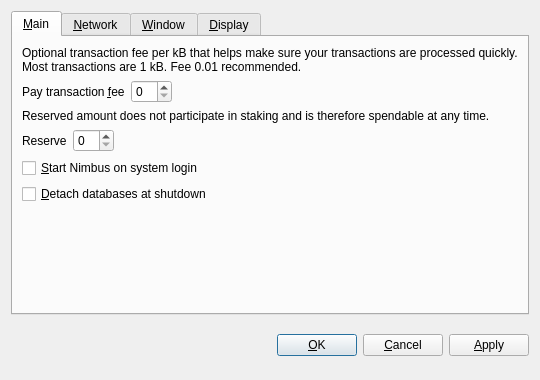
<?xml version="1.0" encoding="UTF-8"?>
<ui version="4.0">
 <class>OptionsDialog</class>
 <widget class="QDialog" name="OptionsDialog">
  <property name="geometry">
   <rect>
    <x>0</x>
    <y>0</y>
    <width>540</width>
    <height>380</height>
   </rect>
  </property>
  <property name="windowTitle">
   <string>Options</string>
  </property>
  <property name="modal">
   <bool>true</bool>
  </property>
  <layout class="QVBoxLayout" name="verticalLayout">
   <item>
    <widget class="QTabWidget" name="tabWidget">
     <property name="tabPosition">
      <enum>QTabWidget::North</enum>
     </property>
     <property name="currentIndex">
      <number>0</number>
     </property>
     <widget class="QWidget" name="tabMain">
      <attribute name="title">
       <string>&amp;Main</string>
      </attribute>
      <layout class="QVBoxLayout" name="verticalLayout_Main">
       <item>
        <widget class="QLabel" name="transactionFeeInfoLabel">
         <property name="text">
          <string>Optional transaction fee per kB that helps make sure your transactions are processed quickly. Most transactions are 1 kB. Fee 0.01 recommended.</string>
         </property>
         <property name="textFormat">
          <enum>Qt::PlainText</enum>
         </property>
         <property name="wordWrap">
          <bool>true</bool>
         </property>
        </widget>
       </item>
       <item>
        <layout class="QHBoxLayout" name="horizontalLayoutFee">
         <item>
          <widget class="QLabel" name="transactionFeeLabel">
           <property name="text">
            <string>Pay transaction &amp;fee</string>
           </property>
           <property name="textFormat">
            <enum>Qt::PlainText</enum>
           </property>
           <property name="buddy">
            <cstring>transactionFee</cstring>
           </property>
          </widget>
         </item>
         <item>
          <widget class="BitcoinAmountField" name="transactionFee"/>
         </item>
         <item>
          <spacer name="horizontalSpacerFee">
           <property name="orientation">
            <enum>Qt::Horizontal</enum>
           </property>
           <property name="sizeHint" stdset="0">
            <size>
             <width>40</width>
             <height>20</height>
            </size>
           </property>
          </spacer>
         </item>
        </layout>
       </item>
       <item>
        <widget class="QLabel" name="reserveBalanceInfoLabel">
         <property name="text">
          <string>Reserved amount does not participate in staking and is therefore spendable at any time.</string>
         </property>
         <property name="textFormat">
          <enum>Qt::PlainText</enum>
         </property>
         <property name="wordWrap">
          <bool>true</bool>
         </property>
        </widget>
       </item>
       <item>
        <layout class="QHBoxLayout" name="horizontalLayoutReserveBalance">
         <item>
          <widget class="QLabel" name="reserveBalanceLabel">
           <property name="text">
            <string>Reserve</string>
           </property>
           <property name="textFormat">
            <enum>Qt::PlainText</enum>
           </property>
           <property name="buddy">
            <cstring>reserveBalance</cstring>
           </property>
          </widget>
         </item>
         <item>
          <widget class="BitcoinAmountField" name="reserveBalance"/>
         </item>
         <item>
          <spacer name="horizontalSpacerReserveBalance">
           <property name="orientation">
            <enum>Qt::Horizontal</enum>
           </property>
           <property name="sizeHint" stdset="0">
            <size>
             <width>40</width>
             <height>20</height>
            </size>
           </property>
          </spacer>
         </item>
        </layout>
       </item>
       <item>
        <widget class="QCheckBox" name="bitcoinAtStartup">
         <property name="toolTip">
          <string>Automatically start Nimbus after logging in to the system.</string>
         </property>
         <property name="text">
          <string>&amp;Start Nimbus on system login</string>
         </property>
        </widget>
       </item>
       <item>
        <widget class="QCheckBox" name="detachDatabases">
         <property name="toolTip">
          <string>Detach block and address databases at shutdown. This means they can be moved to another data directory, but it slows down shutdown. The wallet is always detached.</string>
         </property>
         <property name="text">
          <string>&amp;Detach databases at shutdown</string>
         </property>
        </widget>
       </item>
       <item>
        <spacer name="verticalSpacer_Main">
         <property name="orientation">
          <enum>Qt::Vertical</enum>
         </property>
         <property name="sizeHint" stdset="0">
          <size>
           <width>20</width>
           <height>40</height>
          </size>
         </property>
        </spacer>
       </item>
      </layout>
     </widget>
     <widget class="QWidget" name="tabNetwork">
      <attribute name="title">
       <string>&amp;Network</string>
      </attribute>
      <layout class="QVBoxLayout" name="verticalLayout_Network">
       <item>
        <widget class="QCheckBox" name="mapPortUpnp">
         <property name="toolTip">
          <string>Automatically open the Nimbus client port on the router. This only works when your router supports UPnP and it is enabled.</string>
         </property>
         <property name="text">
          <string>Map port using &amp;UPnP</string>
         </property>
        </widget>
       </item>
       <item>
        <widget class="QCheckBox" name="connectSocks">
         <property name="toolTip">
          <string>Connect to the Nimbus network through a SOCKS proxy (e.g. when connecting through Tor).</string>
         </property>
         <property name="text">
          <string>&amp;Connect through SOCKS proxy:</string>
         </property>
        </widget>
       </item>
       <item>
        <layout class="QHBoxLayout" name="horizontalLayout_Network">
         <item>
          <widget class="QLabel" name="proxyIpLabel">
           <property name="text">
            <string>Proxy &amp;IP:</string>
           </property>
           <property name="textFormat">
            <enum>Qt::PlainText</enum>
           </property>
           <property name="buddy">
            <cstring>proxyIp</cstring>
           </property>
          </widget>
         </item>
         <item>
          <widget class="QValidatedLineEdit" name="proxyIp">
           <property name="maximumSize">
            <size>
             <width>140</width>
             <height>16777215</height>
            </size>
           </property>
           <property name="toolTip">
            <string>IP address of the proxy (e.g. 127.0.0.1)</string>
           </property>
          </widget>
         </item>
         <item>
          <widget class="QLabel" name="proxyPortLabel">
           <property name="text">
            <string>&amp;Port:</string>
           </property>
           <property name="textFormat">
            <enum>Qt::PlainText</enum>
           </property>
           <property name="buddy">
            <cstring>proxyPort</cstring>
           </property>
          </widget>
         </item>
         <item>
          <widget class="QLineEdit" name="proxyPort">
           <property name="maximumSize">
            <size>
             <width>55</width>
             <height>16777215</height>
            </size>
           </property>
           <property name="toolTip">
            <string>Port of the proxy (e.g. 9050)</string>
           </property>
          </widget>
         </item>
         <item>
          <widget class="QLabel" name="socksVersionLabel">
           <property name="text">
            <string>SOCKS &amp;Version:</string>
           </property>
           <property name="textFormat">
            <enum>Qt::PlainText</enum>
           </property>
           <property name="buddy">
            <cstring>socksVersion</cstring>
           </property>
          </widget>
         </item>
         <item>
          <widget class="QValueComboBox" name="socksVersion">
           <property name="toolTip">
            <string>SOCKS version of the proxy (e.g. 5)</string>
           </property>
          </widget>
         </item>
         <item>
          <spacer name="horizontalSpacer_Network">
           <property name="orientation">
            <enum>Qt::Horizontal</enum>
           </property>
           <property name="sizeHint" stdset="0">
            <size>
             <width>40</width>
             <height>20</height>
            </size>
           </property>
          </spacer>
         </item>
        </layout>
       </item>
       <item>
        <spacer name="verticalSpacer_Network">
         <property name="orientation">
          <enum>Qt::Vertical</enum>
         </property>
         <property name="sizeHint" stdset="0">
          <size>
           <width>20</width>
           <height>40</height>
          </size>
         </property>
        </spacer>
       </item>
      </layout>
     </widget>
     <widget class="QWidget" name="tabWindow">
      <attribute name="title">
       <string>&amp;Window</string>
      </attribute>
      <layout class="QVBoxLayout" name="verticalLayout_Window">
       <item>
        <widget class="QCheckBox" name="minimizeToTray">
         <property name="toolTip">
          <string>Show only a tray icon after minimizing the window.</string>
         </property>
         <property name="text">
          <string>&amp;Minimize to the tray instead of the taskbar</string>
         </property>
        </widget>
       </item>
       <item>
        <widget class="QCheckBox" name="minimizeOnClose">
         <property name="toolTip">
          <string>Minimize instead of exit the application when the window is closed. When this option is enabled, the application will be closed only after selecting Quit in the menu.</string>
         </property>
         <property name="text">
          <string>M&amp;inimize on close</string>
         </property>
        </widget>
       </item>
       <item>
        <spacer name="verticalSpacer_Window">
         <property name="orientation">
          <enum>Qt::Vertical</enum>
         </property>
         <property name="sizeHint" stdset="0">
          <size>
           <width>20</width>
           <height>40</height>
          </size>
         </property>
        </spacer>
       </item>
      </layout>
     </widget>
     <widget class="QWidget" name="tabDisplay">
      <attribute name="title">
       <string>&amp;Display</string>
      </attribute>
      <layout class="QVBoxLayout" name="verticalLayout_Display">
       <item>
        <layout class="QHBoxLayout" name="horizontalLayout_1_Display">
         <item>
          <widget class="QLabel" name="langLabel">
           <property name="text">
            <string>User Interface &amp;language:</string>
           </property>
           <property name="textFormat">
            <enum>Qt::PlainText</enum>
           </property>
           <property name="buddy">
            <cstring>lang</cstring>
           </property>
          </widget>
         </item>
         <item>
          <widget class="QValueComboBox" name="lang">
           <property name="toolTip">
            <string>The user interface language can be set here. This setting will take effect after restarting Nimbus.</string>
           </property>
          </widget>
         </item>
        </layout>
       </item>
       <item>
        <layout class="QHBoxLayout" name="horizontalLayout_2_Display">
         <item>
          <widget class="QLabel" name="unitLabel">
           <property name="text">
            <string>&amp;Unit to show amounts in:</string>
           </property>
           <property name="textFormat">
            <enum>Qt::PlainText</enum>
           </property>
           <property name="buddy">
            <cstring>unit</cstring>
           </property>
          </widget>
         </item>
         <item>
          <widget class="QValueComboBox" name="unit">
           <property name="toolTip">
            <string>Choose the default subdivision unit to show in the interface and when sending coins.</string>
           </property>
          </widget>
         </item>
        </layout>
       </item>
       <item>
        <widget class="QCheckBox" name="displayAddresses">
         <property name="toolTip">
          <string>Whether to show Nimbus addresses in the transaction list or not.</string>
         </property>
         <property name="text">
          <string>&amp;Display addresses in transaction list</string>
         </property>
        </widget>
       </item>
       <item>
        <widget class="QCheckBox" name="coinControlFeatures">
         <property name="toolTip">
          <string>Whether to show coin control features or not.</string>
         </property>
         <property name="text">
          <string>Display coin &amp;control features (experts only!)</string>
         </property>
        </widget>
       </item>
       <item>
        <spacer name="verticalSpacer_Display">
         <property name="orientation">
          <enum>Qt::Vertical</enum>
         </property>
         <property name="sizeHint" stdset="0">
          <size>
           <width>20</width>
           <height>40</height>
          </size>
         </property>
        </spacer>
       </item>
      </layout>
     </widget>
    </widget>
   </item>
   <item>
    <layout class="QHBoxLayout" name="horizontalLayout_Buttons">
     <item>
      <spacer name="horizontalSpacer_1">
       <property name="orientation">
        <enum>Qt::Horizontal</enum>
       </property>
       <property name="sizeHint" stdset="0">
        <size>
         <width>40</width>
         <height>48</height>
        </size>
       </property>
      </spacer>
     </item>
     <item>
      <widget class="QLabel" name="statusLabel">
       <property name="font">
        <font>
         <weight>75</weight>
         <bold>true</bold>
        </font>
       </property>
       <property name="text">
        <string/>
       </property>
       <property name="textFormat">
        <enum>Qt::PlainText</enum>
       </property>
       <property name="wordWrap">
        <bool>true</bool>
       </property>
      </widget>
     </item>
     <item>
      <spacer name="horizontalSpacer_2">
       <property name="orientation">
        <enum>Qt::Horizontal</enum>
       </property>
       <property name="sizeHint" stdset="0">
        <size>
         <width>40</width>
         <height>48</height>
        </size>
       </property>
      </spacer>
     </item>
     <item>
      <widget class="QPushButton" name="okButton">
       <property name="text">
        <string>&amp;OK</string>
       </property>
      </widget>
     </item>
     <item>
      <widget class="QPushButton" name="cancelButton">
       <property name="text">
        <string>&amp;Cancel</string>
       </property>
       <property name="autoDefault">
        <bool>false</bool>
       </property>
      </widget>
     </item>
     <item>
      <widget class="QPushButton" name="applyButton">
       <property name="text">
        <string>&amp;Apply</string>
       </property>
       <property name="autoDefault">
        <bool>false</bool>
       </property>
      </widget>
     </item>
    </layout>
   </item>
  </layout>
 </widget>
 <customwidgets>
  <customwidget>
   <class>BitcoinAmountField</class>
   <extends>QSpinBox</extends>
   <header>bitcoinamountfield.h</header>
  </customwidget>
  <customwidget>
   <class>QValueComboBox</class>
   <extends>QComboBox</extends>
   <header>qvaluecombobox.h</header>
  </customwidget>
  <customwidget>
   <class>QValidatedLineEdit</class>
   <extends>QLineEdit</extends>
   <header>qvalidatedlineedit.h</header>
  </customwidget>
 </customwidgets>
 <resources/>
 <connections/>
</ui>
